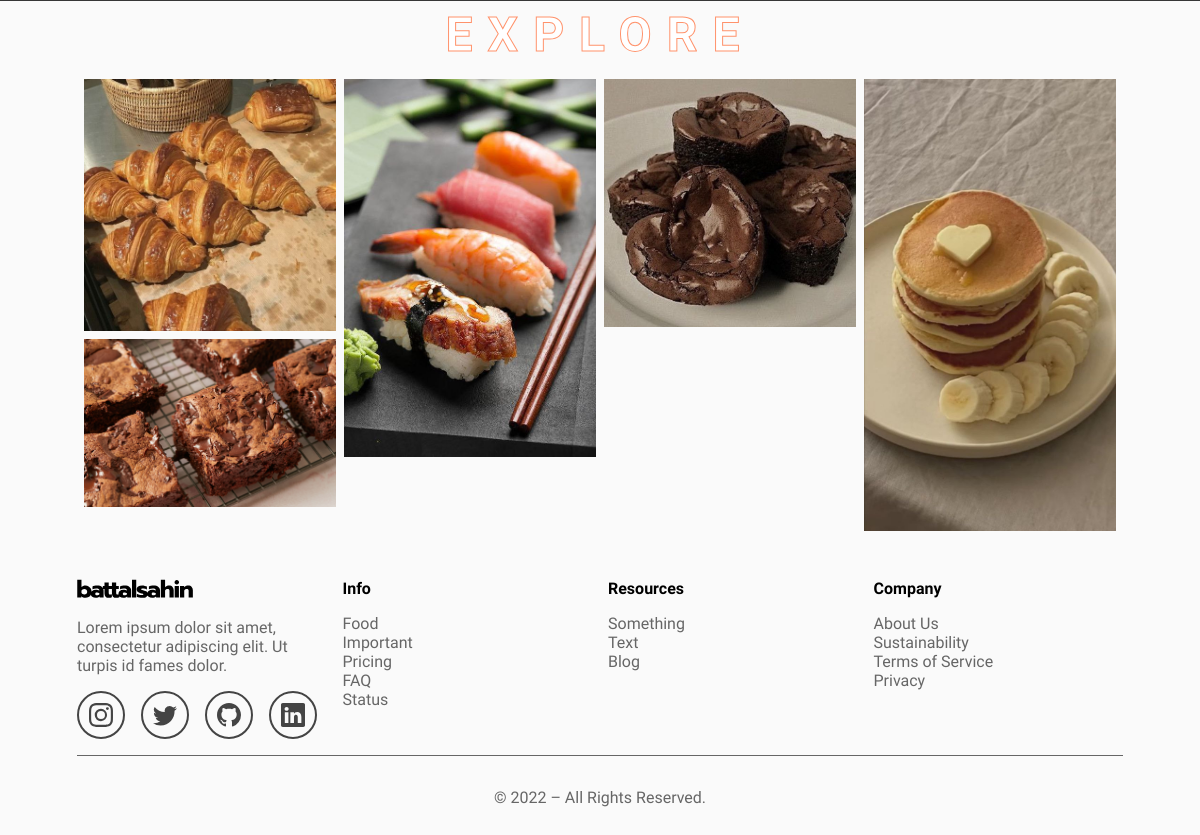
Before: / (lower part) with the older database file.
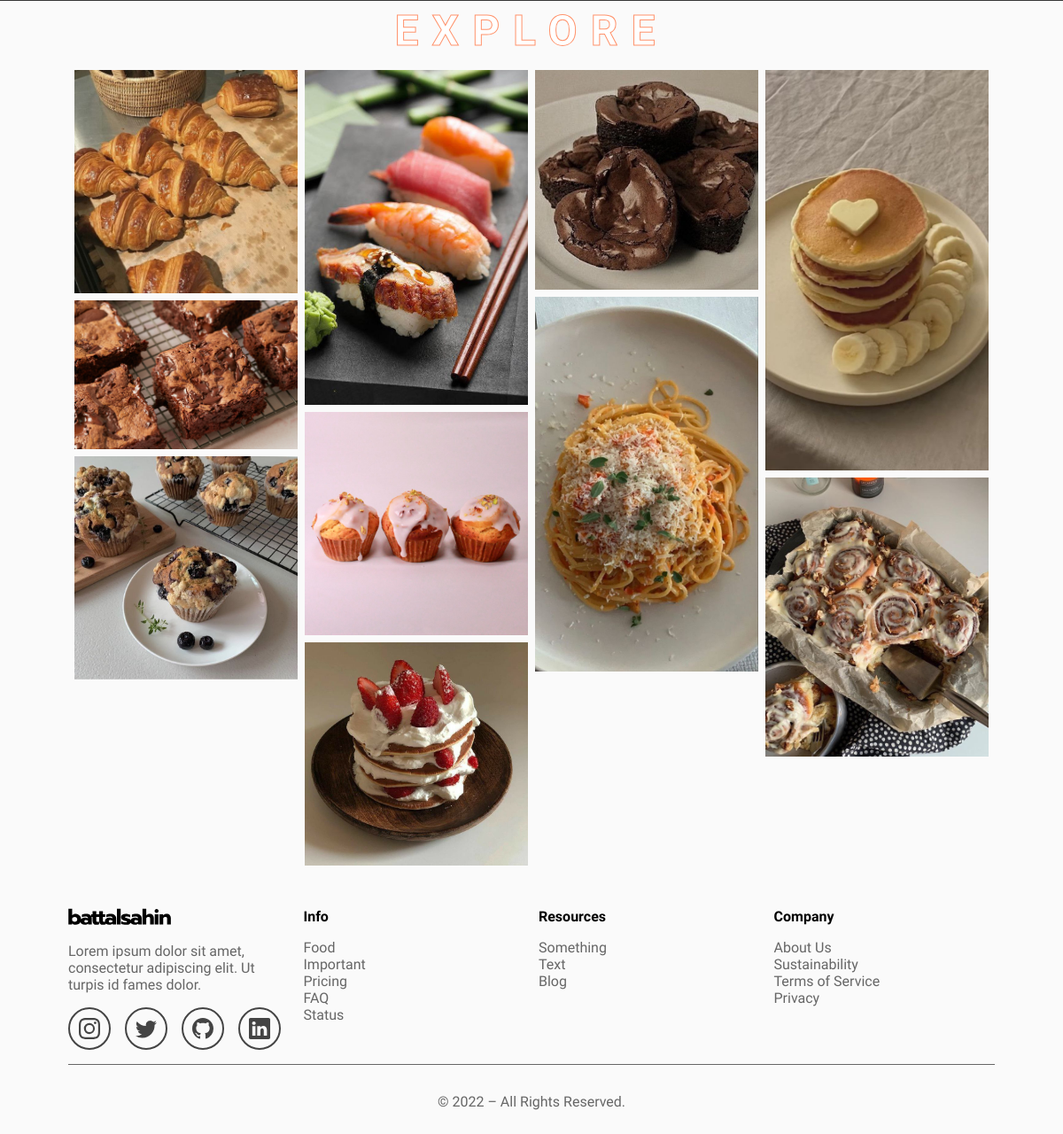
After: the same page with the newer database file.
### tables this page shows
CREATE TABLE `Prouducttb` (
  `id` int NOT NULL,
  `product_name` varchar(25) NOT NULL,
  `product_price` float NOT NULL,
  `product_image` varchar(100) NOT NULL
);

### components/component.php (the view)
<?php
function component($productname, $productprice, $productimg, $productid){
    $element = "
    <form action=\"index.php\" method=\"post\">
    <div class='image-box'>
    <img src=\"$productimg\">
    <div class='box-content'>
    <div class='food-name'>$productname</div>
      <div class='box-content__upper'>
        <div class='icon--likes'>
          <i class='fa fa-heart'></i>
          <p>682</p>
        </div>
        <button type=\"submit\" name='add' class='icon--add'>
          <i class='fa fa-plus'></i>
        </button>
        <input type='hidden' name='product_id' value='$productid'>
      </div>
      <div class='box-content__lower'>
        <div class='user'>
          <div class='user__avatar'><img src='img/colette.jpg'></div>
          <div class='user__name'><p> Christine Danial </p></div>
        </div>
      </div>
      <div class='btm-r8'>
        <div class='icon--download'>$$productprice
        </div>
      </div>
    </div>
   </div>
   </form>
";
echo $element;
}
?>

### index.php (shortened to what this page needs)
<?php
require 'config.php';
require_once('components/component.php');
?>
<!DOCTYPE html>
<html lang="en">
  <head>
    <link rel="stylesheet" href="https://cdnjs.cloudflare.com/ajax/libs/font-awesome/6.1.2/css/all.min.css" />
    <link rel='stylesheet' href='css/style.css'>
  </head>
  <body>
    <div class="section-heading">
      <h1 class="fancy">EXPLORE</h1>
    </div>
<div class="gallery">
      <?php
    for ($col = 0; $col < 4; $col++) {
      echo "<div class='y'>";
      $result = mysqli_query($conn,"SELECT * FROM Prouducttb");
            $counter=0;
            while ($row = mysqli_fetch_assoc($result)){
              if(($counter-$col) % 4 == 0){
                component($row['product_name'], $row['product_price'], $row['product_image'], $row['id']);
              }
              $counter++;
          }
          echo "</div>";
        };
    ?>
</div>
<?php
include "includes/footer.php"
?>
  </body>
</html>

### includes/footer.php (shortened to what this page needs)
<!DOCTYPE html>
<html lang="en">
  <head>
    <link rel="stylesheet" href="/css/footer.css" />
  </head>
  <body>
    <footer>
      <div class="container footerContainer">
        <div class="footer-nav flex flex-around flex-start flex-g-1">
          <div class="col flex flex-column flex-start flex-g-1">
            <span class="logo-holder">
            </span>
            <p class="site-decription">
              Lorem ipsum dolor sit amet, consectetur adipiscing elit. Ut turpis
              id fames dolor.
            </p>
            <div class="social-medias flex flex-g-1">
              <a href="#" class="social-media flex">
              </a>
              <a href="#" class="social-media flex">
              </a>
              <a href="#" class="social-media flex">
              </a>
              <a href="#" class="social-media flex">
              </a>
            </div>
          </div>
          <div class="col flex flex-column flex-g-1 flex-start">
            <h3 class="col-title">Info</h3>
            <nav class="col-list">
              <ul>
                <li><a href="#">Food</a></li>
                <li><a href="#">Important</a></li>
                <li><a href="#">Pricing</a></li>
                <li><a href="#">FAQ</a></li>
                <li><a href="#">Status</a></li>
              </ul>
            </nav>
          </div>
          <div class="col flex flex-column flex-g-1 flex-start">
            <h3 class="col-title">Resources</h3>
            <nav class="col-list">
              <ul>
                <li><a href="#">Something</a></li>
                <li><a href="#">Text</a></li>
                <li><a href="#">Blog</a></li>
              </ul>
            </nav>
          </div>
          <div class="col flex flex-column flex-g-1 flex-start">
            <h3 class="col-title">Company</h3>
            <nav class="col-list">
              <ul>
                <li><a href="#">About Us</a></li>
                <li><a href="#">Sustainability</a></li>
                <li><a href="#">Terms of Service</a></li>
                <li><a href="#">Privacy</a></li>
              </ul>
            </nav>
          </div>
        </div>
        <div class="copyright">© 2022 – All Rights Reserved.</div>
      </div>
    </footer>
  </body>
</html>

### css/style.css (style rules this page uses)
* { font-size: 16px; margin: 0; padding: 0; box-sizing: border-box; text-decoration: none !important; }
html { height:100%; width:100%; margin:0%; padding:0%; overflow-x: hidden; font-family: 'PT Sans Narrow', sans-serif; }
body { overflow-x: hidden; background-color: #fafafa; }
li { list-style: none; }
nav { display: flex; }
.gallery { display: flex; flex-wrap: wrap; padding-right: 5rem; padding-left: 5rem; }
.y img { width: 100%; }
.y { flex: 25%; max-width: 25%; padding: 0 4px; }
.y img { margin-top: 8px; vertical-align: middle; }
.section-heading h1 { text-align: center; font-size: 3rem; color: #FFF ; padding: .5rem; -webkit-text-stroke: 1px #FF926B; letter-spacing: 15px; }
.image-box { position: relative; background-size: cover; }
.image-box:before { content: ""; position: absolute; top:.4rem; left: 0; bottom: 0; right: 0; background-color: #000; opacity: 0; transition: 0.4s; }

### css/footer.css (style rules this page uses)
* { font-family: Prompt,sans-serif; margin: 0; padding: 0; outline: 0; border: 0; }
*, *::after, *::before { box-sizing: border-box; }
:root { --background: #e9eef2; --color: #212325; --color-2: #444; --color-3: #666; --transition: all 0.25s ease 0s }
html { font-size: 16px; overflow-x: hidden; scroll-behavior: smooth }
.container { max-width: 1110px; margin: 0 auto; position: relative; padding: 2rem; }
.copyright { padding: 2rem 0 0 0; font-size: 1rem; font-weight: 300; color: var(--color-3); text-align: center; border-top: 1px solid var(--color-3); }
.footer-nav { padding: 1rem 0 }
.footer-nav .col { max-width: 300px; }
p.site-decription { color: var(--color-3); font-size: 1rem; font-weight: 400; }
.social-medias a { color: var(--color-2); width: 3rem; height: 3em; border: 2px solid var(--color-2); border-radius: 50%; }
.social-medias svg { vertical-align: middle; width: 1.5rem; height: 1.5rem; }
.flex { display: flex; align-items: center; justify-content: center; }
.flex-start { align-items: flex-start; }
.flex-around { justify-content: space-around; }
.flex-column { flex-direction: column; }
.flex-g-1 { gap: 1rem; }
.col { flex: 1; }
.col-list ul li { list-style: none; }
.col-list ul li a { text-decoration: none; color: var(--color-3); transition: var(--transition) }

Changed rows visible on the page:
added prouducttb: product_image (picture)
added prouducttb: product_image (picture)
added prouducttb: product_image (picture)
added prouducttb: product_image (picture)
added prouducttb: product_image (picture)
